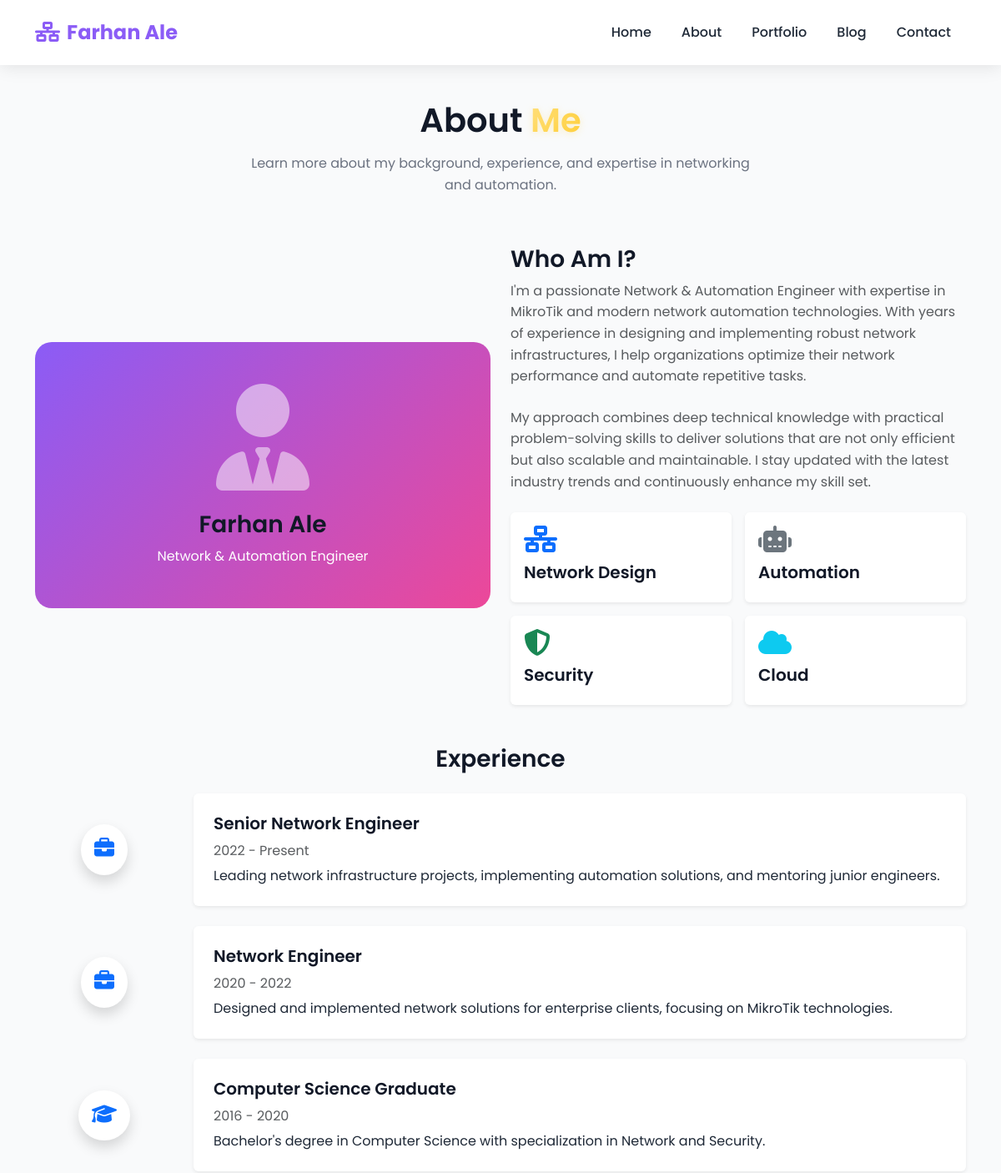
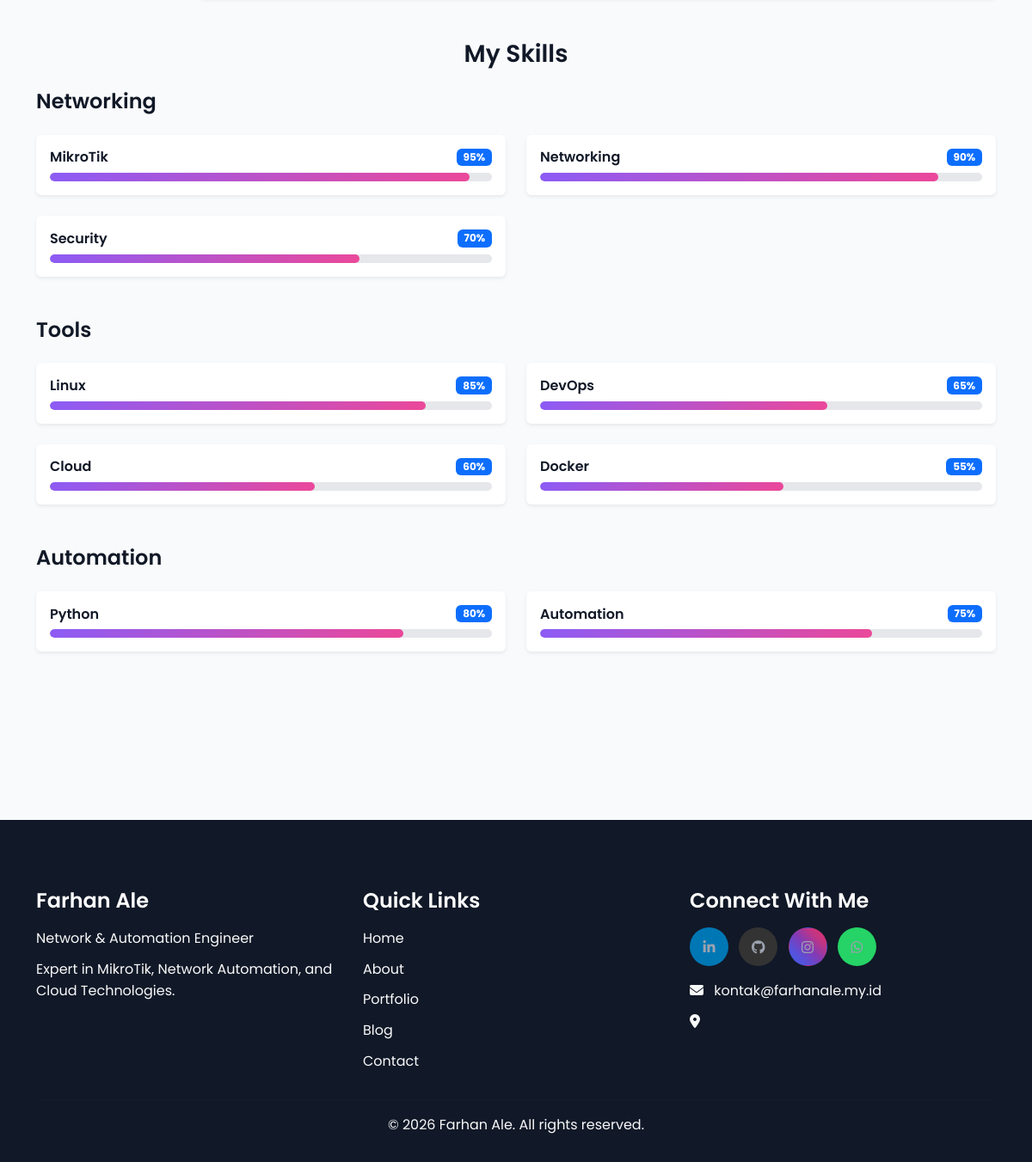
Page /about.php on the committed database (2 pictures, top to bottom).
### tables this page shows
CREATE TABLE skills (
    id INT PRIMARY KEY AUTO_INCREMENT,
    name VARCHAR(50) NOT NULL,
    category VARCHAR(50),
    percentage INT,
    icon VARCHAR(50),
    created_at TIMESTAMP DEFAULT CURRENT_TIMESTAMP
);

CREATE TABLE settings (
    id INT PRIMARY KEY AUTO_INCREMENT,
    setting_key VARCHAR(50) UNIQUE NOT NULL,
    setting_value TEXT
);

### includes/functions.php (called while the page is built, shortened)
<?php
function getSetting($key) {
    global $pdo;
    $stmt = $pdo->prepare("SELECT setting_value FROM settings WHERE setting_key = ?");
    $stmt->execute([$key]);
    $result = $stmt->fetch();
    return $result ? $result['setting_value'] : '';
}

### about.php (the view, shortened to what this page needs)
<?php
require_once 'includes/config.php';
require_once 'includes/functions.php';
$skills = $pdo->query("SELECT * FROM skills ORDER BY percentage DESC")->fetchAll();
$skillsByCategory = [];
foreach ($skills as $skill) {
    $skillsByCategory[$skill['category']][] = $skill;
}
include 'includes/header.php';
?>
<div class="section-padding" style="padding-top: 120px;">
    <div class="container">
        <div class="section-title" data-aos="fade-up">
            <h2>About <span class="gradient-text">Me</span></h2>
            <p>Learn more about my background, experience, and expertise in networking and automation.</p>
        </div>
        <div class="row align-items-center mb-5">
            <div class="col-md-6" data-aos="fade-right">
                <div style="background: var(--gradient); border-radius: 20px; padding: 50px; text-align: center; color: white;">
                    <i class="fas fa-user-tie" style="font-size: 8rem; opacity: 0.5;"></i>
                    <h3 class="mt-4">Farhan Ale</h3>
                    <p class="mb-0">Network & Automation Engineer</p>
                </div>
            </div>
            <div class="col-md-6" data-aos="fade-left">
                <h3>Who Am I?</h3>
                <p class="text-muted mb-4">I'm a passionate Network & Automation Engineer with expertise in MikroTik and modern network automation technologies. With years of experience in designing and implementing robust network infrastructures, I help organizations optimize their network performance and automate repetitive tasks.</p>
                <p class="text-muted mb-4">My approach combines deep technical knowledge with practical problem-solving skills to deliver solutions that are not only efficient but also scalable and maintainable. I stay updated with the latest industry trends and continuously enhance my skill set.</p>
                <div class="row g-3">
                    <div class="col-6">
                        <div class="p-3 bg-white rounded shadow-sm">
                            <i class="fas fa-network-wired text-primary" style="font-size: 2rem;"></i>
                            <h5 class="mt-2">Network Design</h5>
                        </div>
                    </div>
                    <div class="col-6">
                        <div class="p-3 bg-white rounded shadow-sm">
                            <i class="fas fa-robot text-secondary" style="font-size: 2rem;"></i>
                            <h5 class="mt-2">Automation</h5>
                        </div>
                    </div>
                    <div class="col-6">
                        <div class="p-3 bg-white rounded shadow-sm">
                            <i class="fas fa-shield-alt text-success" style="font-size: 2rem;"></i>
                            <h5 class="mt-2">Security</h5>
                        </div>
                    </div>
                    <div class="col-6">
                        <div class="p-3 bg-white rounded shadow-sm">
                            <i class="fas fa-cloud text-info" style="font-size: 2rem;"></i>
                            <h5 class="mt-2">Cloud</h5>
                        </div>
                    </div>
                </div>
            </div>
        </div>
        <div class="row mb-5">
            <div class="col-12">
                <h3 class="text-center mb-4">Experience</h3>
                <div class="timeline">
                    <div class="row align-items-center mb-4" data-aos="fade-up">
                        <div class="col-md-2 text-center">
                            <div class="p-3 rounded-circle bg-white shadow d-inline-block">
                                <i class="fas fa-briefcase text-primary" style="font-size: 1.5rem;"></i>
                            </div>
                        </div>
                        <div class="col-md-10">
                            <div class="p-4 bg-white rounded shadow-sm">
                                <h5>Senior Network Engineer</h5>
                                <p class="text-muted mb-1">2022 - Present</p>
                                <p class="mb-0">Leading network infrastructure projects, implementing automation solutions, and mentoring junior engineers.</p>
                            </div>
                        </div>
                    </div>
                    <div class="row align-items-center mb-4" data-aos="fade-up">
                        <div class="col-md-2 text-center">
                            <div class="p-3 rounded-circle bg-white shadow d-inline-block">
                                <i class="fas fa-briefcase text-primary" style="font-size: 1.5rem;"></i>
                            </div>
                        </div>
                        <div class="col-md-10">
                            <div class="p-4 bg-white rounded shadow-sm">
                                <h5>Network Engineer</h5>
                                <p class="text-muted mb-1">2020 - 2022</p>
                                <p class="mb-0">Designed and implemented network solutions for enterprise clients, focusing on MikroTik technologies.</p>
                            </div>
                        </div>
                    </div>
                    <div class="row align-items-center" data-aos="fade-up">
                        <div class="col-md-2 text-center">
                            <div class="p-3 rounded-circle bg-white shadow d-inline-block">
                                <i class="fas fa-graduation-cap text-primary" style="font-size: 1.5rem;"></i>
                            </div>
                        </div>
                        <div class="col-md-10">
                            <div class="p-4 bg-white rounded shadow-sm">
                                <h5>Computer Science Graduate</h5>
                                <p class="text-muted mb-1">2016 - 2020</p>
                                <p class="mb-0">Bachelor's degree in Computer Science with specialization in Network and Security.</p>
                            </div>
                        </div>
                    </div>
                </div>
            </div>
        </div>
        <div class="row">
            <div class="col-12">
                <h3 class="text-center mb-4">My Skills</h3>
                <?php foreach ($skillsByCategory as $category => $categorySkills): ?>
                <div class="mb-5" data-aos="fade-up">
                    <h4 class="mb-4"><?php echo htmlspecialchars($category); ?></h4>
                    <div class="row g-4">
                        <?php foreach ($categorySkills as $skill): ?>
                        <div class="col-md-6">
                            <div class="p-3 bg-white rounded shadow-sm">
                                <div class="d-flex justify-content-between align-items-center mb-2">
                                    <h6 class="mb-0"><?php echo htmlspecialchars($skill['name']); ?></h6>
                                    <span class="badge bg-primary"><?php echo $skill['percentage']; ?>%</span>
                                </div>
                                <div class="progress" style="height: 10px;">
                                    <div class="progress-bar" role="progressbar" style="width: <?php echo $skill['percentage']; ?>%; background: var(--gradient);" aria-valuenow="<?php echo $skill['percentage']; ?>" aria-valuemin="0" aria-valuemax="100"></div>
                                </div>
                            </div>
                        </div>
                        <?php endforeach; ?>
                    </div>
                </div>
                <?php endforeach; ?>
            </div>
        </div>
    </div>
</div>
<?php include 'includes/footer.php'; ?>

### includes/header.php (shortened to what this page needs)
<!DOCTYPE html>
<html lang="id">
<head>
    <link href="https://cdn.jsdelivr.net/npm/bootstrap@5.3.2/dist/css/bootstrap.min.css" rel="stylesheet">
    <link href="https://cdnjs.cloudflare.com/ajax/libs/font-awesome/6.5.1/css/all.min.css" rel="stylesheet">
    <link href="https://unpkg.com/aos@2.3.1/dist/aos.css" rel="stylesheet">
    <link href="assets/css/style.css" rel="stylesheet">
</head>
<body>
    <nav class="navbar navbar-expand-lg navbar-dark fixed-top" id="mainNav">
        <div class="container">
            <a class="navbar-brand" href="index.php">
                <i class="fas fa-network-wired me-2"></i>Farhan Ale
            </a>
            <div class="collapse navbar-collapse" id="navbarNav">
                <ul class="navbar-nav ms-auto">
                    <li class="nav-item">
                        <a class="nav-link" href="index.php">Home</a>
                    </li>
                    <li class="nav-item">
                        <a class="nav-link" href="about.php">About</a>
                    </li>
                    <li class="nav-item">
                        <a class="nav-link" href="portfolio.php">Portfolio</a>
                    </li>
                    <li class="nav-item">
                        <a class="nav-link" href="blog.php">Blog</a>
                    </li>
                    <li class="nav-item">
                        <a class="nav-link" href="contact.php">Contact</a>
                    </li>
                </ul>
            </div>
        </div>
    </nav>

### includes/footer.php (shortened to what this page needs)
    <footer class="footer mt-5">
        <div class="container">
            <div class="row">
                <div class="col-md-4">
                    <h4 class="text-white mb-3">Farhan Ale</h4>
                    <p class="text-light">Network & Automation Engineer</p>
                    <p class="text-light">Expert in MikroTik, Network Automation, and Cloud Technologies.</p>
                </div>
                <div class="col-md-4">
                    <h4 class="text-white mb-3">Quick Links</h4>
                    <ul class="list-unstyled">
                        <li><a href="index.php" class="text-light">Home</a></li>
                        <li><a href="about.php" class="text-light">About</a></li>
                        <li><a href="portfolio.php" class="text-light">Portfolio</a></li>
                        <li><a href="blog.php" class="text-light">Blog</a></li>
                        <li><a href="contact.php" class="text-light">Contact</a></li>
                    </ul>
                </div>
                <div class="col-md-4">
                    <h4 class="text-white mb-3">Connect With Me</h4>
                    <div class="social-links">
                        <a href="<?php echo getSetting('linkedin'); ?>" target="_blank" class="btn btn-social btn-linkedin me-2">
                            <i class="fab fa-linkedin-in"></i>
                        </a>
                        <a href="<?php echo getSetting('github'); ?>" target="_blank" class="btn btn-social btn-github me-2">
                            <i class="fab fa-github"></i>
                        </a>
                        <a href="<?php echo getSetting('instagram'); ?>" target="_blank" class="btn btn-social btn-instagram me-2">
                            <i class="fab fa-instagram"></i>
                        </a>
                        <a href="https://wa.me/<?php echo getSetting('whatsapp'); ?>" target="_blank" class="btn btn-social btn-whatsapp">
                            <i class="fab fa-whatsapp"></i>
                        </a>
                    </div>
                    <p class="text-light mt-3">
                        <i class="fas fa-envelope me-2"></i>
                        <?php echo getSetting('contact_email'); ?>
                    </p>
                    <p class="text-light">
                        <i class="fas fa-map-marker-alt me-2"></i>
                    </p>
                </div>
            </div>
            <hr class="bg-light">
            <div class="row">
                <div class="col-md-12 text-center">
                    <p class="text-light mb-0">&copy; <?php echo date('Y'); ?> Farhan Ale. All rights reserved.</p>
                </div>
            </div>
        </div>
    </footer>
</body>
</html>

### assets/css/style.css (style rules this page uses)
:root { --primary: #8B5CF6; --secondary: #EC4899; --accent: #F59E0B; --dark: #1F2937; --darker: #111827; --light: #F9FAFB; --white: #FFFFFF; --gradient: linear-gradient(135deg, var(--primary) 0%, var(--secondary) 100%); --gradient-overlay: linear-gradient(135deg, rgba(139, 92, 246, 0.9) 0%, rgba(236, 72, 153, 0.9) 100%); }
* { margin: 0; padding: 0; box-sizing: border-box; }
body { font-family: 'Poppins', sans-serif; background-color: var(--light); color: var(--dark); line-height: 1.6; overflow-x: hidden; }
h1, h2, h3, h4, h5, h6 { font-weight: 600; color: var(--darker); }
a { text-decoration: none; transition: all 0.3s ease; }
.gradient-text { color: #FFD54F; background: linear-gradient(135deg, #FFE082 0%, #FFD54F 50%, #FFCA28 100%); -webkit-background-clip: text; -webkit-text-fill-color: transparent; background-clip: text; text-shadow: 0 2px 10px rgba(255, 224, 130, 0.4); }
.navbar { padding: 15px 0; transition: all 0.3s ease; background: transparent; }
.navbar.scrolled { background: rgba(255, 255, 255, 0.95); backdrop-filter: blur(10px); box-shadow: 0 2px 20px rgba(0, 0, 0, 0.1); }
.navbar-brand { font-weight: 700; font-size: 1.5rem; color: var(--white) !important; }
.navbar.scrolled .navbar-brand { color: var(--primary) !important; }
.navbar.scrolled .nav-link { color: var(--dark) !important; }
.nav-link { color: var(--white) !important; font-weight: 500; margin: 0 10px; position: relative; }
.nav-link::after { content: ''; position: absolute; bottom: 0; left: 50%; transform: translateX(-50%); width: 0; height: 2px; background: var(--secondary); transition: width 0.3s ease; }
.section-padding { padding: 100px 0; }
.section-title { text-align: center; margin-bottom: 60px; }
.section-title h2 { font-size: 2.5rem; margin-bottom: 15px; }
.section-title p { color: #6B7280; max-width: 600px; margin: 0 auto; }
.progress { height: 10px; border-radius: 10px; background: #E5E7EB; overflow: hidden; }
.progress-bar { background: var(--gradient); border-radius: 10px; transition: width 1.5s ease-in-out; }
.footer { background: var(--darker); padding: 80px 0 30px; }
.footer h4 { color: var(--white); margin-bottom: 20px; }
.footer p { color: #9CA3AF; margin-bottom: 10px; }
.footer ul li { margin-bottom: 10px; }
.footer a { color: #9CA3AF; }
.btn-social { width: 45px; height: 45px; border-radius: 50%; display: inline-flex; align-items: center; justify-content: center; color: var(--white); transition: all 0.3s ease; }
.btn-linkedin { background: #0077B5; }
.btn-github { background: #333; }
.btn-instagram { background: linear-gradient(45deg, #405DE6, #5851DB, #833AB4, #C13584, #E1306C); }
.btn-whatsapp { background: #25D366; }

### rows in the picture
skills: name "MikroTik", percentage "95"
skills: name "Networking", percentage "90"
skills: name "Security", percentage "70"
skills: name "Linux", percentage "85"
skills: name "DevOps", percentage "65"
skills: name "Cloud", percentage "60"
skills: name "Docker", percentage "55"
skills: name "Python", percentage "80"
skills: name "Automation", percentage "75"
settings: setting_value "kontak@farhanale.my.id"

### other values in the picture
$category "Networking"
$category "Tools"
$category "Automation"
